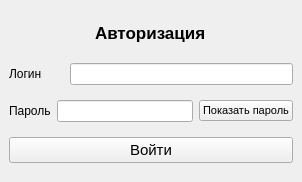
<?xml version="1.0" encoding="UTF-8"?>
<ui version="4.0">
 <class>MainWindow</class>
 <widget class="QMainWindow" name="MainWindow">
  <property name="geometry">
   <rect>
    <x>0</x>
    <y>0</y>
    <width>302</width>
    <height>182</height>
   </rect>
  </property>
  <property name="windowTitle">
   <string>MainWindow</string>
  </property>
  <widget class="QWidget" name="centralwidget">
   <layout class="QVBoxLayout" name="verticalLayout">
    <item alignment="Qt::AlignHCenter">
     <widget class="QLabel" name="label_authInscription">
      <property name="maximumSize">
       <size>
        <width>16777215</width>
        <height>30</height>
       </size>
      </property>
      <property name="font">
       <font>
        <pointsize>13</pointsize>
        <weight>75</weight>
        <bold>true</bold>
       </font>
      </property>
      <property name="text">
       <string>Авторизация</string>
      </property>
     </widget>
    </item>
    <item>
     <layout class="QHBoxLayout" name="horizontalLayout">
      <item>
       <widget class="QLabel" name="label_login">
        <property name="text">
         <string>Логин</string>
        </property>
       </widget>
      </item>
      <item>
       <widget class="QLineEdit" name="lineEdit_login">
        <property name="minimumSize">
         <size>
          <width>140</width>
          <height>0</height>
         </size>
        </property>
        <property name="maximumSize">
         <size>
          <width>223</width>
          <height>16777215</height>
         </size>
        </property>
       </widget>
      </item>
     </layout>
    </item>
    <item>
     <layout class="QHBoxLayout" name="horizontalLayout_2">
      <item>
       <widget class="QLabel" name="label_password">
        <property name="text">
         <string>Пароль</string>
        </property>
       </widget>
      </item>
      <item>
       <widget class="QLineEdit" name="lineEdit_password">
        <property name="minimumSize">
         <size>
          <width>120</width>
          <height>0</height>
         </size>
        </property>
       </widget>
      </item>
      <item>
       <widget class="QPushButton" name="button_hidePassword">
        <property name="font">
         <font>
          <pointsize>8</pointsize>
         </font>
        </property>
        <property name="text">
         <string>Показать пароль</string>
        </property>
       </widget>
      </item>
     </layout>
    </item>
    <item>
     <widget class="QPushButton" name="button_entrance">
      <property name="font">
       <font>
        <pointsize>11</pointsize>
       </font>
      </property>
      <property name="text">
       <string>Войти</string>
      </property>
     </widget>
    </item>
   </layout>
  </widget>
 </widget>
 <resources/>
 <connections/>
</ui>
